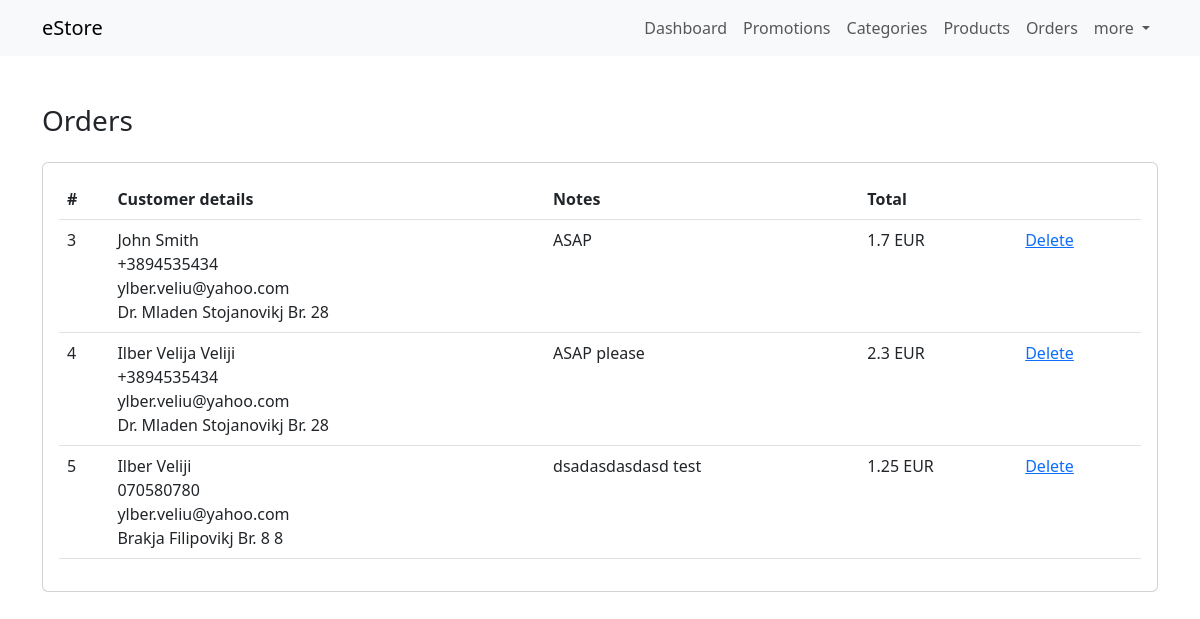
The app's page /dashboard/orders/index.php (signed in), older data.
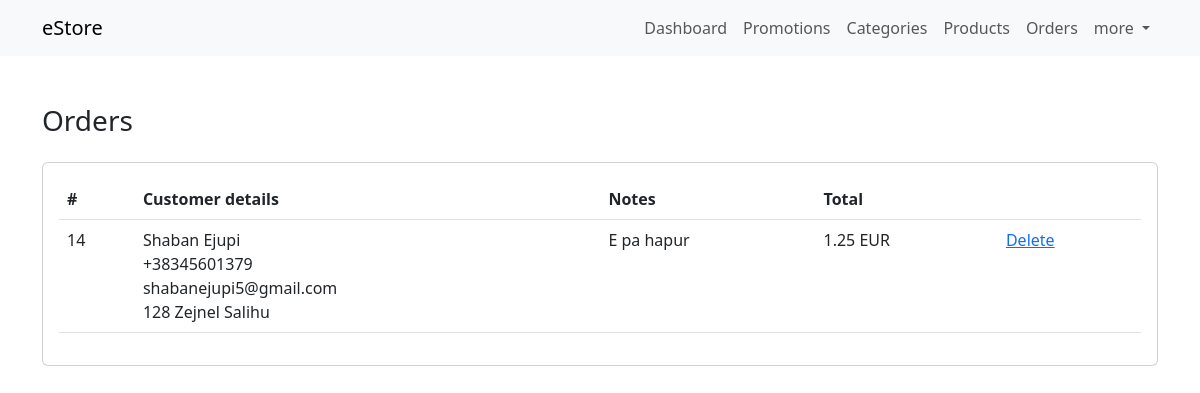
The same page, newer data.
### tables this page shows
CREATE TABLE `orders` (
  `id` int(11) NOT NULL,
  `user_id` int(11) NOT NULL,
  `customer_data` text NOT NULL,
  `notes` text,
  `total` float NOT NULL
);

### classes/Database.php (called while the page is built)
<?php
class Database {
    private static $instance = null;
    private $connection = null;
    public function __construct() {
        $this->connection = new mysqli('localhost', 'root', '', 'estore');
    }
    public static function getInstance() {
        if(!self::$instance) {
            self::$instance = new self;
        }
        return self::$instance;
    }
    function getConnection() {
        return $this->connection;
    }
}

### classes/CRUD.php (called while the page is built, shortened)
<?php
include 'Database.php';
class CRUD {
    private $mysqli;
    public function __construct() {
        $db = Database::getInstance();
        $this->mysqli = $db->getConnection();
    }
    public function read($table, $condition = [], $limit = null, $order = []) {
        $sql = "SELECT * FROM `".$table."`";
        $items = [];
        if($query = $this->mysqli->query($sql)) {
            if($query->num_rows > 0) {
                while($row = $query->fetch_assoc()) {
                    $items[] = $row;
                }
            }
            return $items;
        } else {
            return $this->mysqli->error;
        }
    }
}

### dashboard/orders/index.php (the view)
<?php
    include('../includes/header.php');
    include('../../classes/CRUD.php');
    $crud = new CRUD;
    if(isset($_SESSION['role']) && $_SESSION['role'] == 'admin') {
        $orders = $crud->read('orders');
    } else if(isset($_SESSION['role']) && $_SESSION['role'] == 'customer') {
        $orders = $crud->read('orders', ['column' => 3, 'value' => $_SESSION['id']]);
    }
?>
<div class="dashboard my-5">
    <div class="container">
        <h3 class="mb-4">Orders</h3>
        <div class="card">
            <div class="card-body">
                <?php if(count($orders) > 0): ?>
                <div class="table-responsive">
                    <table class="table table-borderd">
                        <tbody>
                            <tr>
                                <th>#</th>
                                <th>Customer details</th>
                                <th>Notes</th>
                                <th>Total</th>
                                <th></th>
                            </tr>
                            <?php foreach($orders as $order): ?>
                            <tr>
                                <td><?= $order['id'] ?></td>
                                <td><?= $order['customer_data'] ?></td>
                                <td><?= $order['notes'] ?></td>
                                <td><?= $order['total'] ?> EUR</td>
                                <td>
                                    <a href="?action=delete&id=<?= $order['id'] ?>">Delete</a>
                                </td>
                            </tr>
                            <?php endforeach; ?>
                        </tbody>
                    </table>
                </div>
                <?php else: ?>
                <p>0 Orders</p>
                <?php endif; ?>
            </div>
        </div>
    </div>
</div>
<?php include('../includes/footer.php'); ?>

Row changes from the older to the newer data that the page shows:
removed orders: id "3", customer_data "John Smith +3894535434 ylber.veliu@yahoo.com Dr. Mladen Stojanovikj Br. 28", notes "ASAP", total "1.7"
removed orders: id "4", customer_data "Ilber Velija Veliji +3894535434 ylber.veliu@yahoo.com Dr. Mladen Stojanovikj Br. 28", notes "ASAP please", total "2.3"
removed orders: id "5", customer_data "Ilber Veliji 070580780 ylber.veliu@yahoo.com Brakja Filipovikj Br. 8 8", notes "dsadasdasdasd test", total "1.25"
added orders: id "14", customer_data "Shaban Ejupi +38345601379 shabanejupi5@gmail.com 128 Zejnel Salihu", notes "E pa hapur", total "1.25"
